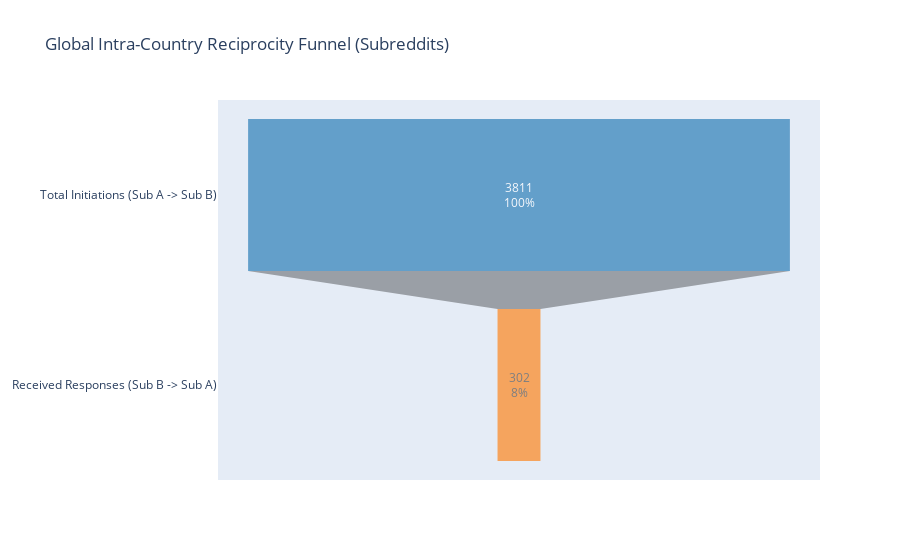

The notebook cell saved with this chart:
### Markdown cell above
# Conditional Probability of Reciprocity within the same country

In simple terms, we want to answers the question:
> "If a post from Subreddit A is directed to Subreddit B (both in the same country), what is the probability that Subreddit B will post back to Subreddit A within 7 days?"

## Function Analysis: `response_intra_country`

## 1. Preparation and Filtering

* **Clean & Filter:** It only keeps rows where `SOURCE_COUNTRY` and `TARGET_COUNTRY` are the same (and not null), AND where `SOURCE_SUBREDDIT` is different from `TARGET_SUBREDDIT`.
* **Create `pair_key`:** Just like the global function, it uses a `frozenset` to group subreddit pairs (e.g., `frozenset({'r/news', 'r/politics'})`).
* **Filter `valid_pairs`:** It only keeps pairs of subreddits that have interacted 2 or more times.

## 2. The Deterministic Logic 

* **Loop:** It loops through every `valid_pair` (e.g., the `{'r/news', 'r/politics'}` pair).
* **Find the "True" Initiator:** For each pair, it gets all their interactions (which are already sorted by time) and finds the **very first post** (`first_interaction = df_pair.iloc[0]`).
* **Assign Roles:** Based on that *first post*, it permanently assigns the roles:
    * `Sub_A` = The `SOURCE_SUBREDDIT` of that first post (The "Initiator").
    * `Sub_B` = The `TARGET_SUBREDDIT` of that first post (The "Responder").
* **Separate Data:** It creates two DataFrames:
    * `df_A_to_B`: All posts from Subreddit A to Subreddit B.
    * `df_B_to_A`: All posts from Subreddit B back to Subreddit A.

## 3. The 7-Day Window (The `merge_as_of`)

This is where the 7-day probability is calculated.

* **`pd.merge_asof`:** It takes *every single post* from `df_A_to_B` (an "initiation") and searches in `df_B_to_A` to find the **first response** that happened *after* it (`direction='forward'`).
* **Count Totals:** It counts how many initiations (`total_initiators_global`) and how many valid responses within 7 days (`total_responses_global`) were found.

## 4. Final Calculation

* It divides the total responses by the total initiations to get the final conditional probability.
* It prints this final result.

### Code cell
intra_initiators, intra_responses = ut.response_intra_country(df_post_between_countries)

fig_intra = pl.funnel_graph_intra_country(intra_initiators, intra_responses)
fig_intra.show()

### Figure 1 — Plotly figure (JSON) as saved in the notebook; plotly's stock layout.template omitted (floating-point values rounded to 4 significant figures)
{"data": [{"marker": {"color": ["#1f77b4", "#FF7F0E"]}, "opacity": 0.65, "textinfo": "value+percent initial", "textposition": "inside", "type": "funnel", "x": [3811, 302], "y": ["Total Initiations (Sub A -> Sub B)", "Received Responses (Sub B -> Sub A)"]}], "layout": {"title": {"text": "Global Intra-Country Reciprocity Funnel (Subreddits)"}}}
